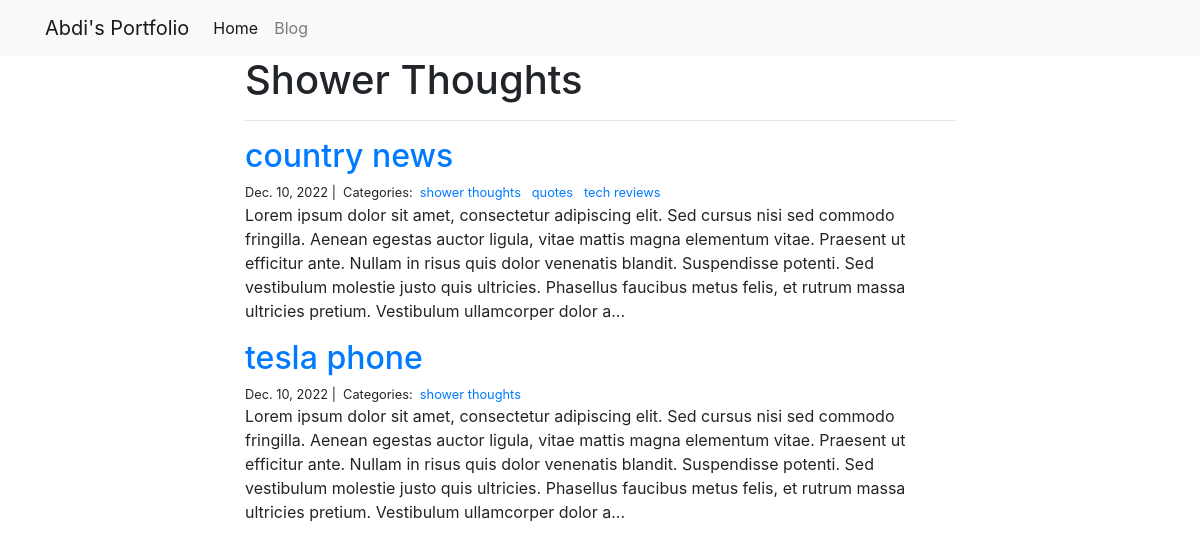
Page /blog/shower thoughts/ on the committed database.
### blog/models.py (models this page shows)
class Category(models.Model):
    name = models.CharField(max_length = 20)

class Post(models.Model):
    title = models.CharField(max_length=255)
    body = models.TextField()
    created_on = models.DateTimeField(auto_now_add=True)
    last_modified = models.DateTimeField(auto_now=True)
    categories = models.ManyToManyField('Category', related_name='posts')

### blog/views.py (the view)
# urls.py: path("<category>/", views.blog_category, name="blog_category"),
def blog_category(request, category):
    posts = Post.objects.filter(categories__name__contains = category).order_by('-created_on')
    context = {
        "category" : category,
        "posts" : posts
    }
    return render(request, "blog_category.html", context)

### blog/templates/blog_category.html
{% extends "base.html" %}
{% block page_content %}
<div class="col-md-8 offset-md-2">
    <h1>{{ category | title }}</h1>
    <hr>
    {% for post in posts %}
        <h2><a href="{% url 'blog_detail' post.pk%}">{{ post.title }}</a></h2>
        <small>
            {{ post.created_on.date }} |&nbsp;
            Categories:&nbsp;
            {% for category in post.categories.all %}
            <a href="{% url 'blog_category' category.name %}">
                {{ category.name }}
            </a>&nbsp;
            {% endfor %}
        </small>
        <p>{{ post.body | slice:":400" }}...</p>
    {% endfor %}
</div>
{% endblock %}

### personal_portfolio/templates/base.html (shortened to what this page needs)
<link rel="stylesheet" href="https://stackpath.bootstrapcdn.com/bootstrap/4.1.3/css/bootstrap.min.css">
<nav class="navbar navbar-expand-lg navbar-light bg-light">
    <div class="container">
        <a class="navbar-brand" href="{% url 'project_index' %}">Abdi's Portfolio</a>
        <div class="collapse navbar-collapse" id="navbarSupportedContent">
          <ul class="navbar-nav mr-auto">
            <li class="nav-item active">
              <a class="nav-link" href="{% url 'project_index' %}">Home</a>
            </li>
            <li class="nav-item">
              <a class="nav-link" href="{% url 'blog_index' %}">Blog</a>
            </li>
          </ul>
        </div>
    </div>
</nav>
<div class="container">
    {% block page_content %}{% endblock %}
</div>

### rows in the picture
Category: name "Shower Thoughts", name "shower thoughts"
Post: title "country news", created_on "Dec. 10, 2022", body "Lorem ipsum dolor sit amet, consectetur adipiscing elit. Sed cursus nisi sed commodo fringilla. Aenean egestas auctor ligula, vitae mattis magna elementum vitae. Praesent ut efficitur ante. Nullam in risus quis dolor venenatis blandit. Suspendisse potenti. Sed vestibulum molestie justo quis ultricies. Phasellus faucibus metus felis, et rutrum massa ultricies pretium. Vestibulum ullamcorper dolor a"
Category: name "quotes"
Category: name "tech reviews"
Post: title "tesla phone", created_on "Dec. 10, 2022", body "Lorem ipsum dolor sit amet, consectetur adipiscing elit. Sed cursus nisi sed commodo fringilla. Aenean egestas auctor ligula, vitae mattis magna elementum vitae. Praesent ut efficitur ante. Nullam in risus quis dolor venenatis blandit. Suspendisse potenti. Sed vestibulum molestie justo quis ultricies. Phasellus faucibus metus felis, et rutrum massa ultricies pretium. Vestibulum ullamcorper dolor a"
